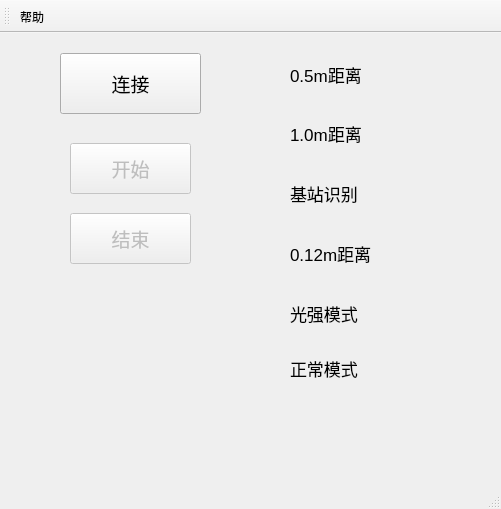
<?xml version="1.0" encoding="UTF-8"?>
<ui version="4.0">
 <class>MainWindow</class>
 <widget class="QMainWindow" name="MainWindow">
  <property name="geometry">
   <rect>
    <x>0</x>
    <y>0</y>
    <width>501</width>
    <height>509</height>
   </rect>
  </property>
  <property name="windowTitle">
   <string>MainWindow</string>
  </property>
  <widget class="QWidget" name="centralWidget">
   <widget class="QPushButton" name="pushButton_start">
    <property name="enabled">
     <bool>false</bool>
    </property>
    <property name="geometry">
     <rect>
      <x>70</x>
      <y>110</y>
      <width>121</width>
      <height>51</height>
     </rect>
    </property>
    <property name="font">
     <font>
      <pointsize>14</pointsize>
     </font>
    </property>
    <property name="text">
     <string>开始</string>
    </property>
    <property name="shortcut">
     <string>Left</string>
    </property>
   </widget>
   <widget class="QPushButton" name="pushButton_finish">
    <property name="enabled">
     <bool>false</bool>
    </property>
    <property name="geometry">
     <rect>
      <x>70</x>
      <y>180</y>
      <width>121</width>
      <height>51</height>
     </rect>
    </property>
    <property name="font">
     <font>
      <pointsize>14</pointsize>
     </font>
    </property>
    <property name="text">
     <string>结束</string>
    </property>
    <property name="shortcut">
     <string>Right</string>
    </property>
   </widget>
   <widget class="QPushButton" name="pushButton_connect">
    <property name="geometry">
     <rect>
      <x>60</x>
      <y>20</y>
      <width>141</width>
      <height>61</height>
     </rect>
    </property>
    <property name="font">
     <font>
      <pointsize>14</pointsize>
     </font>
    </property>
    <property name="text">
     <string>连接</string>
    </property>
    <property name="checkable">
     <bool>true</bool>
    </property>
    <property name="checked">
     <bool>false</bool>
    </property>
    <property name="autoRepeat">
     <bool>false</bool>
    </property>
    <property name="autoExclusive">
     <bool>false</bool>
    </property>
    <property name="autoDefault">
     <bool>false</bool>
    </property>
    <property name="default">
     <bool>false</bool>
    </property>
    <property name="flat">
     <bool>false</bool>
    </property>
   </widget>
   <widget class="QLabel" name="label">
    <property name="geometry">
     <rect>
      <x>290</x>
      <y>26</y>
      <width>101</width>
      <height>31</height>
     </rect>
    </property>
    <property name="font">
     <font>
      <pointsize>13</pointsize>
     </font>
    </property>
    <property name="text">
     <string>0.5m距离</string>
    </property>
   </widget>
   <widget class="QLabel" name="label_2">
    <property name="geometry">
     <rect>
      <x>290</x>
      <y>80</y>
      <width>101</width>
      <height>41</height>
     </rect>
    </property>
    <property name="font">
     <font>
      <pointsize>13</pointsize>
     </font>
    </property>
    <property name="text">
     <string>1.0m距离</string>
    </property>
   </widget>
   <widget class="QLabel" name="label_3">
    <property name="geometry">
     <rect>
      <x>290</x>
      <y>140</y>
      <width>101</width>
      <height>41</height>
     </rect>
    </property>
    <property name="font">
     <font>
      <pointsize>13</pointsize>
     </font>
    </property>
    <property name="text">
     <string>基站识别</string>
    </property>
   </widget>
   <widget class="QLabel" name="label_4">
    <property name="geometry">
     <rect>
      <x>290</x>
      <y>200</y>
      <width>101</width>
      <height>41</height>
     </rect>
    </property>
    <property name="font">
     <font>
      <pointsize>13</pointsize>
     </font>
    </property>
    <property name="text">
     <string>0.12m距离</string>
    </property>
   </widget>
   <widget class="QLabel" name="label_5">
    <property name="geometry">
     <rect>
      <x>290</x>
      <y>260</y>
      <width>101</width>
      <height>41</height>
     </rect>
    </property>
    <property name="font">
     <font>
      <pointsize>13</pointsize>
     </font>
    </property>
    <property name="text">
     <string>光强模式</string>
    </property>
   </widget>
   <widget class="QLabel" name="label_6">
    <property name="geometry">
     <rect>
      <x>290</x>
      <y>320</y>
      <width>101</width>
      <height>31</height>
     </rect>
    </property>
    <property name="font">
     <font>
      <pointsize>13</pointsize>
     </font>
    </property>
    <property name="text">
     <string>正常模式</string>
    </property>
   </widget>
  </widget>
  <widget class="QMenuBar" name="menuBar">
   <property name="geometry">
    <rect>
     <x>0</x>
     <y>0</y>
     <width>501</width>
     <height>28</height>
    </rect>
   </property>
  </widget>
  <widget class="QToolBar" name="mainToolBar">
   <attribute name="toolBarArea">
    <enum>TopToolBarArea</enum>
   </attribute>
   <attribute name="toolBarBreak">
    <bool>false</bool>
   </attribute>
   <addaction name="help"/>
  </widget>
  <widget class="QStatusBar" name="statusBar"/>
  <action name="help">
   <property name="text">
    <string>帮助</string>
   </property>
  </action>
 </widget>
 <layoutdefault spacing="6" margin="11"/>
 <resources/>
 <connections/>
 <slots>
  <slot>beat()</slot>
 </slots>
</ui>
